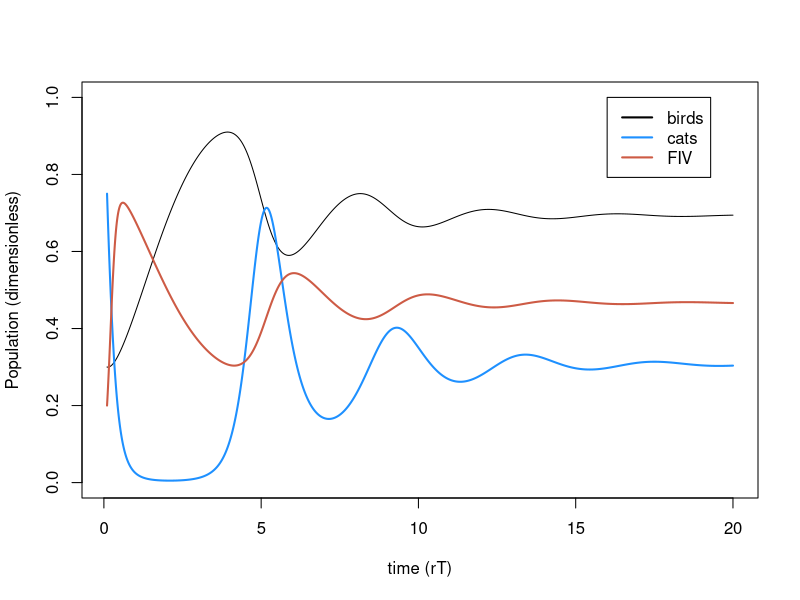
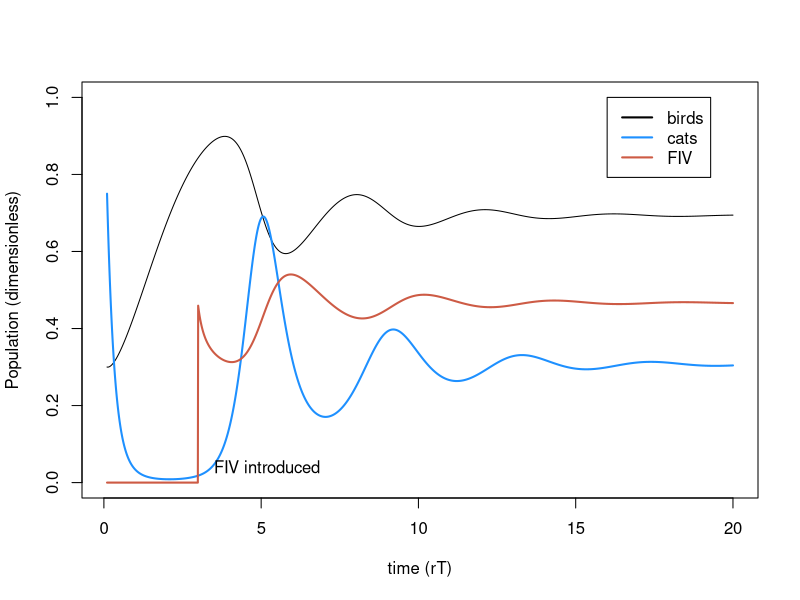
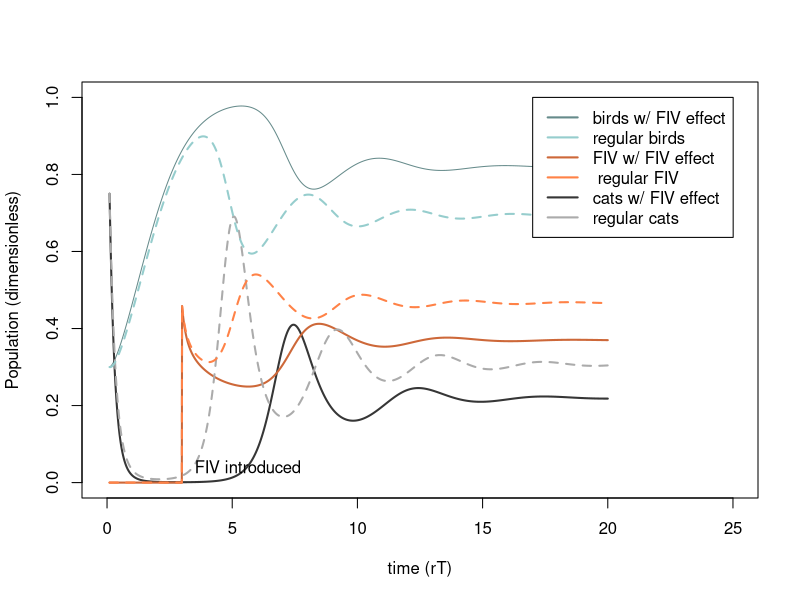
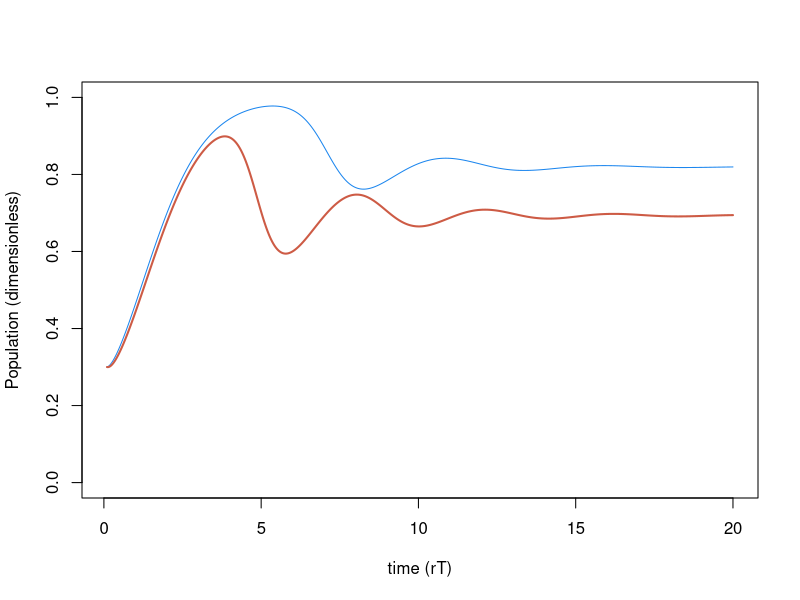
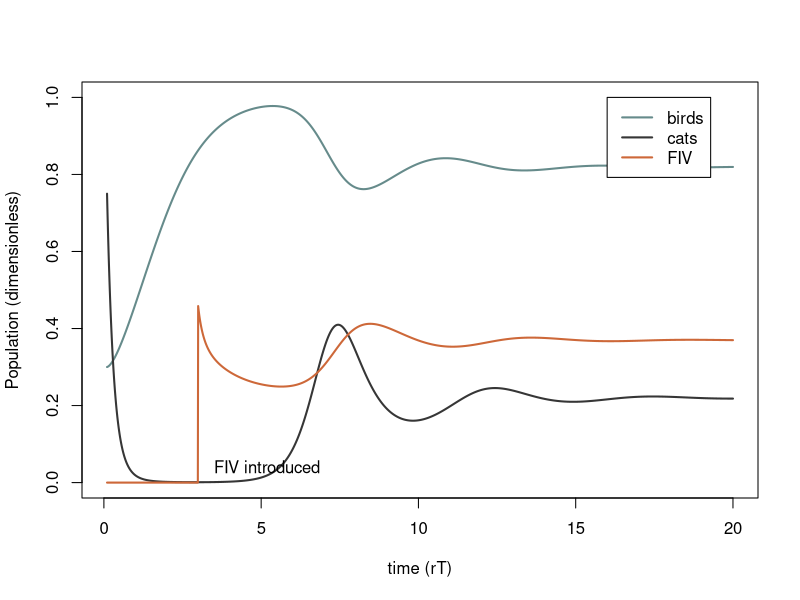

The R script that drew these images, in order:
## ---- chunk 1
##Variables
#N.v <- NaN    ## population size for victims (birds)
#N.p <- NaN    ## population size for predators (cats)
t.time.set <- seq(1, 200, length.out= 2000) ## time

##Parameter values##
#K <- NaN            # carrying capacity               (will be estimated from dimensionless parameters)
#u <- NaN            # predation rate                  (will be estimated from dimensionless parameters)
#beta.ma <- NaN      # contact rate for mass action    (will be estimated from dimensionless parameters)    

r.v <- 0.1          # per capita growth rate of birds in the model
a <- 0.03           # trophic conversion efficiency of cats
d.p <- 0.6          # natural per capita death rate of cats
beta.pm <- 1.5      # contact rate for proportionate mixing
delta <- 0.2        # virulence

#core equations
#B <- N.v/K
B.set <-seq(0, 1, length.out=20000)
#C <- N.p*u/r.v
t.set <- r.v*t.time.set

#dimensionless parameters
sigma.pm <- beta.pm/r.v
#sigma.pm.set <- seq(0,25, length.out = 20000)
#sigma.ma <- beta.ma * C/u 
#sigma.ma.set<- seq(0, 250, length.out = 20000)

#e <- alpha*u*K/r.v
e <- 10
#e.set <- seq(0, 25, length.out = 20000)
m <- d.p/r.v
alpha <- delta/r.v

## ---- chunk 2
B.simu1 <- NaN*t.set 
  B.simu1[1] <- .3
C.simu1 <- NaN*t.set
  C.simu1[1] <- .75
I.simu1 <- NaN*t.set
 I.simu1[1] <- 0.2

#for PM
for(i in 2:length(t.set)){
  
  dt <- t.set[i]-t.set[i-1]
  B <- B.simu1[i-1]
  C <- C.simu1[i-1]
  I <- I.simu1[i-1]
  
  dB <- (B*(1-B) -B*C) *dt
  dC <- (e*B*C - m*C - alpha*C*I)*dt
  dI <- (((sigma.pm - alpha)* (1-I) - e*B)*I) *dt
  
  B.simu1[i] <- B + dB
  C.simu1[i] <- C + dC
  I.simu1[i] <- I + dI
}

  
plot(t.set, B.simu1, type= "l", ylim= c(0, 1), ylab="Population (dimensionless)", xlab="time (rT)")  
lines(t.set,C.simu1,lwd=2,col='dodgerblue')
lines(t.set, I.simu1, lwd = 2, col= "coral3")
legend(x=16,y=1, col = c("black","dodgerblue","coral3"), lty=1,lwd=2,legend = c("birds", "cats", "FIV"))

## ---- chunk 3
B.simu2 <- NaN*t.set 
  B.simu2[1] <- .3
C.simu2 <- NaN*t.set
  C.simu2[1] <- .75
I.simu2 <- NaN*t.set
# I.simu2[1] <- 0
## ---- chunk 4
#for PM
for(i in 2:length(t.set)){
  
  	if(t.set[i] < 3){I.simu2[i-1] <- 0 } else { 
  	  if(t.set[i] == 3) {I.simu2[i-1] <- 0.2} else { I<- I.simu2[i-1]}}
	
  dt <- t.set[i]-t.set[i-1]
  B <- B.simu2[i-1]
  C <- C.simu2[i-1]
  #I.simu2[i-1]
  
  dB <- (B*(1-B) -B*C) *dt
  dC <- (e*B*C - m*C - alpha*C*I)*dt
  dI <- (((sigma.pm - alpha)* (1-I) - e*B)*I) *dt
  
  B.simu2[i] <- B + dB
  C.simu2[i] <- C + dC
  I.simu2[i] <- I + dI
}

plot(t.set, B.simu2, type= "l", ylim= c(0, 1), ylab="Population (dimensionless)", xlab="time (rT)")  
lines(t.set,C.simu2,lwd=2,col='dodgerblue')
lines(t.set, I.simu2, lwd = 2, col= "coral3")
legend(x=16,y=1, col = c("black","dodgerblue","coral3"), lty=1,lwd=2,legend = c("birds", "cats", "FIV"))
text(x=3.5, y=0.04, adj=0, label="FIV introduced")
## ---- chunk 5
z <- 0.25 #percent activity of sick cats
#for PM
B.simu3 <- NaN*t.set 
  B.simu3[1] <- .3
C.simu3 <- NaN*t.set
  C.simu3[1] <- .75
I.simu3 <- NaN*t.set
#I.simu3[1] <- 0

for(i in 2:length(t.set)){
  
  	if(t.set[i] < 3){I.simu3[i-1] <- 0 } else { 
  	  if(t.set[i] == 3) {I.simu3[i-1] <- 0.2} else { I<- I.simu3[i-1]}}
	
  dt <- t.set[i]-t.set[i-1]
  B <- B.simu3[i-1]
  C <- C.simu3[i-1]
  #I.simu3[i-1]
  
  dB <- (B*(1-B) -B*C*(1/((I)+1)) - z*B*I*C ) *dt
  dC <- (e*(B*C*(1/((I)+1)) + z*B*I*C) - m*C - alpha*C*I)*dt
  dI <- (((sigma.pm - alpha)* (1-I) - e*B)*I) *dt
  
  B.simu3[i] <- B + dB
  C.simu3[i] <- C + dC
  I.simu3[i] <- I + dI
}

plot(t.set, B.simu3, type= "l", ylim= c(0, 1), xlim=c(0, 25), ylab="Population (dimensionless)", xlab="time (rT)", col='paleturquoise4')  
lines(t.set,C.simu3,lwd=2,col='gray21')
lines(t.set, I.simu3, lwd = 2, col= "sienna3")
lines(t.set,C.simu2,lwd=2, lty= 2, col='gray67')
lines(t.set, I.simu2, lwd = 2,lty= 2, col= "sienna1")
lines(t.set,B.simu2,lwd=2,lty= 2, col='paleturquoise3')

legend(x=17,y=1, col = c("paleturquoise4","paleturquoise3","sienna3", "sienna1", "gray21", "gray67"), lty=1,lwd=2,legend = c("birds w/ FIV effect", "regular birds", "FIV w/ FIV effect", " regular FIV", "cats w/ FIV effect", "regular cats"))
text(x=3.5, y=0.04, adj=0, label="FIV introduced")


plot(t.set, B.simu3,type= "l", ylim= c(0, 1), ylab="Population (dimensionless)", xlab="time (rT)", col= 'Dodgerblue2')
lines(t.set, B.simu2, lwd=2, col= 'coral3')



plot(t.set, B.simu3, type= "l", ylim= c(0, 1), lwd=2, ylab="Population (dimensionless)", xlab="time (rT)", col='paleturquoise4')  
lines(t.set,C.simu3,lwd=2,col='gray21')
lines(t.set, I.simu3, lwd = 2, col= "sienna3")

legend(x=16,y=1, col = c("paleturquoise4","gray21","sienna3"), lty=1,lwd=2,legend = c("birds", "cats", "FIV"))
text(x=3.5, y=0.04, adj=0, label="FIV introduced")
